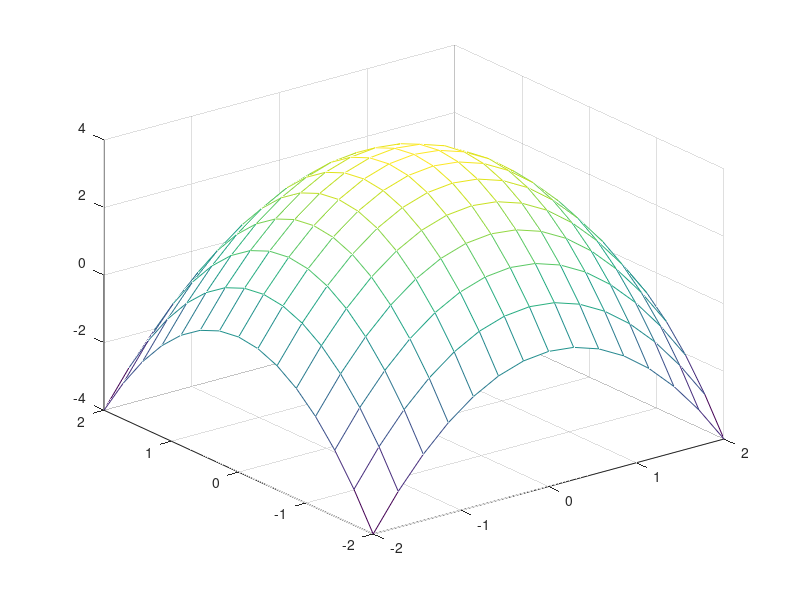

Recreate this plot in MATLAB.
##vec1 = [0 0 0]
##vec2 = [100 100 100]
##hold on;
##
##plot3([vec1(1) vec2(1)],[vec1(3) vec2(3)], '-')

x=linspace(-2,2,15);
y=linspace(-2,2,15);
[xx,yy]=meshgrid(x,y);
mesh(xx,yy,4-(xx.^2+yy.^2))